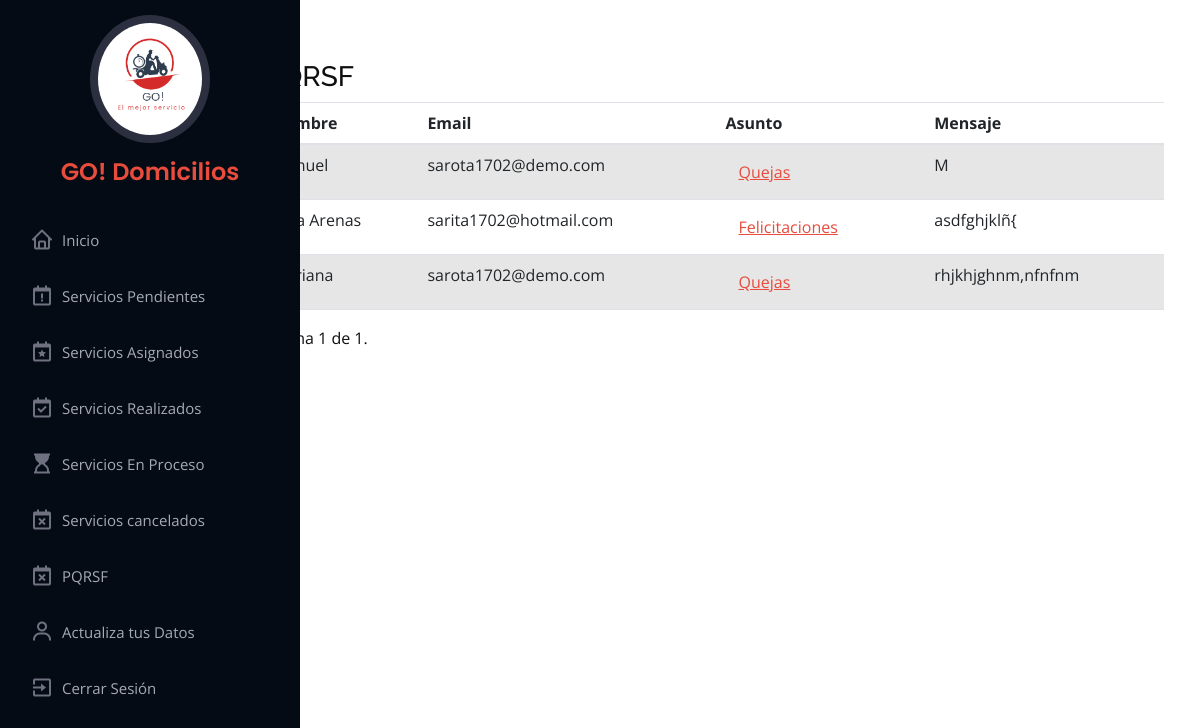
The page /verpqrs/ on the database its author committed.
### servigou/models.py (models this page shows)
class Pqrs(models.Model):
    nombre = models.CharField(max_length=50, null=False, blank=False)
    email = models.EmailField(null=False, blank=False)
    asunto = models.CharField(max_length=30, null=False, blank=False)
    mensaje = models.TextField(max_length=500, null=False, blank=False)

### servigou/views.py (the view)
# urls.py: path('verpqrs/', views.verpqrs, name="verpqrs"),
def verpqrs(request):
    pqrs = Pqrs.objects.all()
    paginator = Paginator(pqrs, 10)  # Mostrar 7 elementos por página
    page = request.GET.get('page')  # Obtener el número de página actual desde la solicitud GET
    pqrs = paginator.get_page(page)  # Obtener los elementos para la página actual
    return render(request, 'layout/Disenoadmin/verpqrs.html', {'page_obj': pqrs})

### templates/layout/Disenoadmin/verpqrs.html (shortened to what this page needs)
{% extends 'layout/Disenoadmin/baseadmin.html' %}
{% load static %}
{% block contenido %}
<div class="contain_admin">
<div class="table-responsive">
    <table class="table table-striped">
      <h3>PQRSF</h3>
      <thead>
        <tr>
          <th scope="col">Nombre</th>
          <th scope="col">Email</th>
          <th scope="col">Asunto</th>
          <th scope="col">Mensaje</th>
        </tr>
      </thead>
      <tbody>
        {% for c in page_obj %}
        <tr>
          <td>{{ c.nombre }}</td>
          <td>{{ c.email }}</td>
          <td><button  id="boton1" class="btn btn-link " onclick="eliminarS({{ c.id }})">{{ c.asunto }}</button></td>
          <td>{{ c.mensaje }}</td>
        </tr>
        {% endfor %}
      </tbody>
    </table>
      <span class="step-links">
      <span class="current-page">
        Página {{ page_obj.number }} de {{ page_obj.paginator.num_pages }}.
      </span>
    </span>
  </div>
</div>
{% endblock contenido %}

### static/css/styleBase.css (style rules this page uses)
* { padding: 0%; margin:0%; border: 0%; box-sizing: border-box; }
.contain_admin { display: flex; padding: 2%; margin-top: 3%; align-items: center; justify-content: center; margin-left:20%; margin-right: 1%; border-radius: 20px; }
#boton1 { color: #E74C3C; }

### static/assets/css/style.css (style rules this page uses)
h1, h2, h3, h4, h5, h6 { font-family: "Raleway", sans-serif; }

### rows shown on the page
Pqrs: nombre "manuel", email "sarota1702@demo.com", asunto "Quejas", mensaje "M"
Pqrs: nombre "Sara Arenas", email "sarita1702@hotmail.com", asunto "Felicitaciones", mensaje "asdfghjklñ{"
Pqrs: nombre "Mariana", email "sarota1702@demo.com", asunto "Quejas", mensaje "rhjkhjghnm,nfnfnm"

### other values the page prints
{{ page_obj.number }} "1"
{{ page_obj.paginator.num_pages }} "1"
